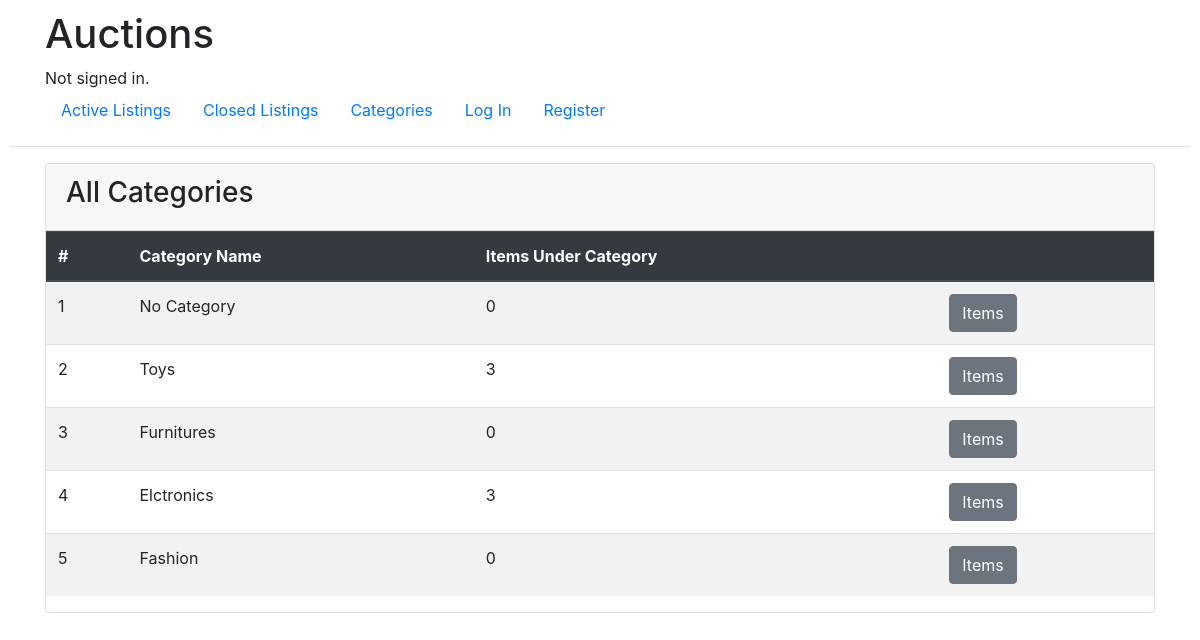
The app's page /itemcountbycategory with its own data.
### auctions/models.py (models this page shows, shortened)
class Category(models.Model):
    title = models.CharField(max_length=64)

### auctions/views.py (the view)
# urls.py: path("itemcountbycategory", views.itemcountbycategory, name="itemcountbycategory"),
def itemcountbycategory(request):
    categories = Category.objects.all()
    counts = [len(category.items.all()) for category in categories]
    return render(request, "auctions/itemcountbycategory.html", {
        "contents":zip(categories, counts)
    })

### auctions/templates/auctions/itemcountbycategory.html
{% extends "auctions/layout.html" %}
{% block body %}
  <div class="container">
    <div class="row">
      <div class="col">
        <div class="card">
          <div class="card-header">
            <h3>All Categories</h3>
          </div>
          <table class="table table-striped">
            <thead class="thead-dark">
              <tr>
                <th>#</th>
                <th>Category Name</th>
                <th>Items Under Category</th>
                <th></th>
              </tr>
            </thead>
            <tbody>
              {% for category, count in contents %}
                <tr>
                  <td>{{ forloop.counter }}</td>
                  <td>{{ category.title }}</td>
                  <td>{{ count }}</td>
                  <td>
                    <a href="{% url 'itemlistbycategory' category.id %}" class="btn btn-secondary">Items</a>
                  </td>
                </tr>
              {% endfor %}
            </tbody>
          </table>
        </div>
      </div>
    </div>
  </div>
{% endblock %}

### auctions/static/auctions/styles.css (style rules this page uses)
body { padding: 10px; }

### records on screen
Category: title "No Category", count "0"
Category: title "Toys", count "3"
Category: title "Furnitures", count "0"
Category: title "Elctronics", count "3"
Category: title "Fashion", count "0"
